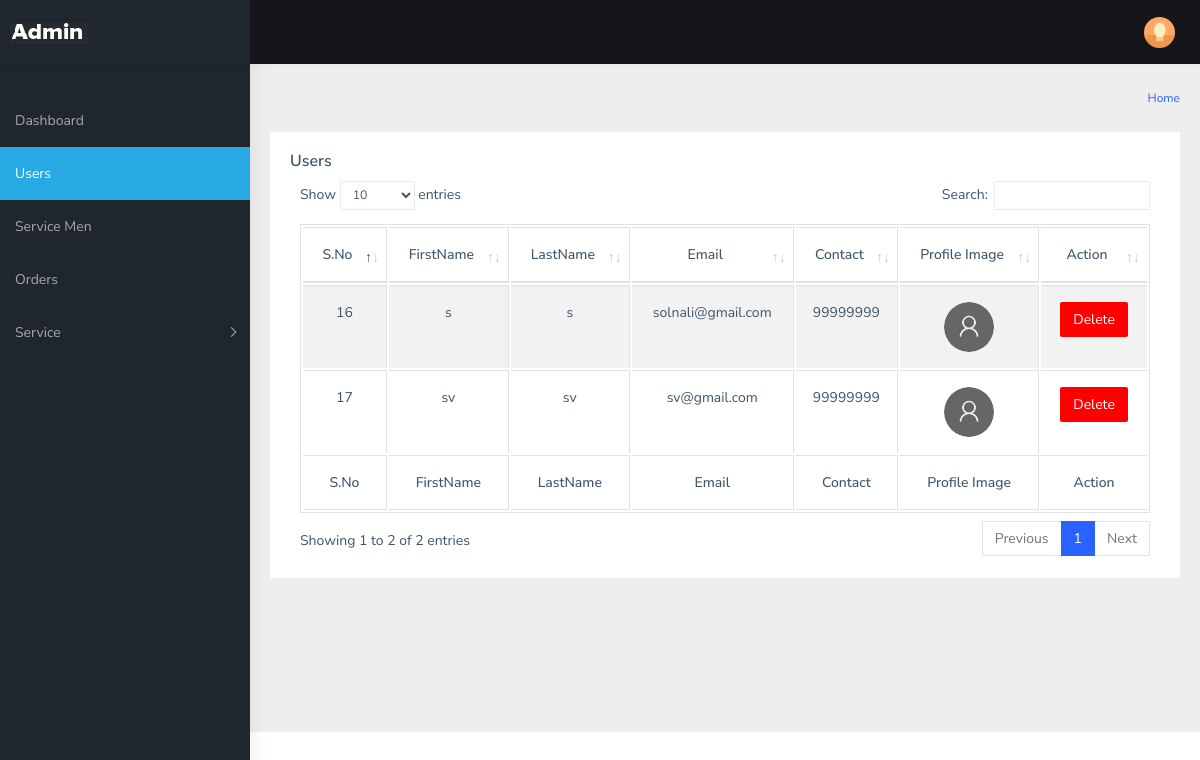
The app's page /allUser with its own data.
### app/models.py (models this page shows)
class UserModel(AbstractUser):
    profile_img = models.ImageField(upload_to="profile_image",blank=True, null=True)
    mobile_number = models.CharField(max_length=10)

### app/views.py (the view)
# urls.py: path('allUser',views.allUsers,name="allUser"),
def allUsers(request):
    data = UserModel.objects.all()
    return render(request,"user.html",{"dt": data})

### app/templates/user.html (shortened to what this page needs)
<!DOCTYPE html>
<html dir="ltr" lang="en">
    {%load static%}
<head>
    <link href="{% static 'libs/datatables.net-bs4/css/dataTables.bootstrap4.css' %}" rel="stylesheet">
    <link href="{% static 'css/style.min.css' %}" rel="stylesheet">
</head>
<body>
    <div id="main-wrapper">
        <header class="topbar" data-navbarbg="skin5">
            <nav class="navbar top-navbar navbar-expand-md navbar-dark">
                <div class="navbar-header" data-logobg="skin5">
                    <a class="navbar-brand" href="admin.html">
                        <span class="logo-text">
                            <img src="{% static 'img/admin.png' %}" alt="homepage" class="light-logo" />
                        </span>
                    </a>
                </div>
                <div class="navbar-collapse collapse" id="navbarSupportedContent" data-navbarbg="skin5">
                    <ul class="navbar-nav float-left mr-auto">
                        <li class="nav-item d-none d-md-block"><a
                                class="nav-link sidebartoggler waves-effect waves-light" href="javascript:void(0)"
                                data-sidebartype="mini-sidebar"></a></li>
                        <li class="nav-item search-box"> <a class="nav-link waves-effect waves-dark"
                                href="javascript:void(0)"></a>
                        </li>
                    </ul>
                    <ul class="navbar-nav float-right">
                        <li class="nav-item dropdown">
                            <a class="nav-link dropdown-toggle text-muted waves-effect waves-dark pro-pic" href=""
                                data-toggle="dropdown" aria-haspopup="true" aria-expanded="false"><img
                                    src="{% static 'img/1.jpg' %}" alt="user" class="rounded-circle" width="31"></a>
                        </li>
                    </ul>
                </div>
            </nav>
        </header>
        <aside class="left-sidebar" data-sidebarbg="skin5">
            <div class="scroll-sidebar">
                <nav class="sidebar-nav">
                    <ul id="sidebarnav" class="p-t-30">
                        <li class="sidebar-item"> <a class="sidebar-link waves-effect waves-dark sidebar-link"
                                href="/admin1" aria-expanded="false"><span class="hide-menu">Dashboard</span></a>
                        </li>
                        <li class="sidebar-item"> <a class="sidebar-link waves-effect waves-dark sidebar-link"
                                href="/allUser" aria-expanded="false"><span class="hide-menu">Users</span></a></li>
                        <li class="sidebar-item"> <a class="sidebar-link waves-effect waves-dark sidebar-link"
                                href="/allServiceMan" aria-expanded="false"><span class="hide-menu">Service
                                    Men</span></a></li>
                        <li class="sidebar-item"> <a class="sidebar-link waves-effect waves-dark sidebar-link"
                                href="/order" aria-expanded="false"><span class="hide-menu">Orders</span></a></li>
                        <li class="sidebar-item"> <a class="sidebar-link has-arrow waves-effect waves-dark"
                                href="javascript:void(0)" aria-expanded="false"><span
                                    class="hide-menu">Service</span></a>
                        </li>
                    </ul>
                </nav>
            </div>
        </aside>
        <div class="page-wrapper">
            <div class="page-breadcrumb">
                <div class="row">
                    <div class="col-12 d-flex no-block align-items-center">
                        <div class="ml-auto text-right">
                            <nav aria-label="breadcrumb">
                                <ol class="breadcrumb">
                                    <li class="breadcrumb-item"><a href="/admin1">Home</a></li>
                                </ol>
                            </nav>
                        </div>
                    </div>
                </div>
            </div>
            <div class="container-fluid">
                <div class="row">
                    <div class="col-12">
                        <div class="card">
                            <div class="card-body">
                                <h5 class="card-title">Users</h5>
                                <div class="table-responsive">
                                    <table id="zero_config" class="table table-striped table-bordered text-center">
                                        <thead>
                                            <tr>
                                                <th>S.No</th>
                                                <th>FirstName</th>
                                                <th>LastName</th>
                                                <th>Email</th>
                                                <th>Contact</th>
                                                <th>Profile Image</th>
                                                <th>Action</th>
                                            </tr>
                                        </thead>
                                        <tbody>
                                            {%for i in dt%}
                                            {%if i.username != "admin"%}
                                            <tr>
                                                <td>{{i.id}}</td>
                                                <td>{{i.first_name}}</td>
                                                <td>{{i.last_name}}</td>
                                                <td>{{i.email}}</td>
                                                <td>{{i.mobile_number}}</td>
                                                <td><img src="media/{{i.profile_img}}" alt="" height="50px" width="50px"
                                                        class="rounded-circle"></td>
                                                <td><a href="{%url 'deleteUser' i.id %}" class="btn btn-delete"
                                                        style="color: white;background-color: red;">Delete</a></td>
                                            </tr>
                                            {%endif%}
                                            {%endfor%}
                                        </tbody>
                                        <tfoot>
                                            <tr>
                                                <th>S.No</th>
                                                <th>FirstName</th>
                                                <th>LastName</th>
                                                <th>Email</th>
                                                <th>Contact</th>
                                                <th>Profile Image</th>
                                                <th>Action</th>
                                            </tr>
                                        </tfoot>
                                    </table>
                                </div>
                            </div>
                        </div>
                    </div>
                </div>
            </div>
        </div>
    </div>
</body>
</html>

### records on screen
UserModel: id "16", first_name "s", last_name "s", email "solnali@gmail.com", mobile_number "99999999", profile_img (picture)
UserModel: id "17", first_name "sv", last_name "sv", email "sv@gmail.com", mobile_number "99999999", profile_img (picture)
